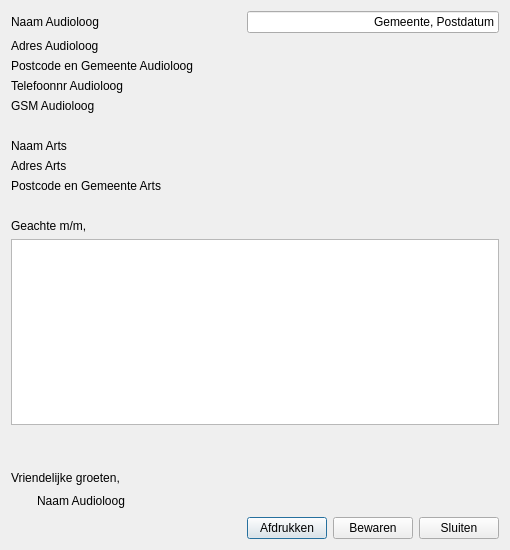
<ui version="4.0" >
 <class>BriefKlant</class>
 <widget class="QDialog" name="BriefKlant" >
  <property name="windowModality" >
   <enum>Qt::WindowModal</enum>
  </property>
  <property name="geometry" >
   <rect>
    <x>0</x>
    <y>0</y>
    <width>500</width>
    <height>550</height>
   </rect>
  </property>
  <property name="windowTitle" >
   <string>Brief Klant</string>
  </property>
  <property name="windowIcon" >
   <iconset resource="../icons.qrc" >
    <normaloff>:/icons/agt_softwareD-64.png</normaloff>:/icons/agt_softwareD-64.png</iconset>
  </property>
  <property name="locale" >
   <locale country="Belgium" language="Dutch" />
  </property>
  <layout class="QGridLayout" name="gridLayout" >
   <item row="0" column="0" colspan="2" >
    <widget class="QLabel" name="label" >
     <property name="minimumSize" >
      <size>
       <width>200</width>
       <height>0</height>
      </size>
     </property>
     <property name="text" >
      <string>Naam Audioloog</string>
     </property>
    </widget>
   </item>
   <item row="0" column="2" colspan="3" >
    <widget class="QLineEdit" name="lineEdit" >
     <property name="text" >
      <string>Gemeente, Postdatum</string>
     </property>
     <property name="alignment" >
      <set>Qt::AlignRight|Qt::AlignTrailing|Qt::AlignVCenter</set>
     </property>
    </widget>
   </item>
   <item row="1" column="0" colspan="2" >
    <widget class="QLabel" name="label_2" >
     <property name="minimumSize" >
      <size>
       <width>200</width>
       <height>0</height>
      </size>
     </property>
     <property name="text" >
      <string>Adres Audioloog</string>
     </property>
    </widget>
   </item>
   <item row="2" column="0" colspan="2" >
    <widget class="QLabel" name="label_4" >
     <property name="minimumSize" >
      <size>
       <width>200</width>
       <height>0</height>
      </size>
     </property>
     <property name="text" >
      <string>Postcode en Gemeente Audioloog</string>
     </property>
    </widget>
   </item>
   <item row="3" column="0" colspan="2" >
    <widget class="QLabel" name="label_5" >
     <property name="minimumSize" >
      <size>
       <width>200</width>
       <height>0</height>
      </size>
     </property>
     <property name="text" >
      <string>Telefoonnr Audioloog</string>
     </property>
    </widget>
   </item>
   <item row="4" column="0" colspan="2" >
    <widget class="QLabel" name="label_6" >
     <property name="minimumSize" >
      <size>
       <width>200</width>
       <height>0</height>
      </size>
     </property>
     <property name="text" >
      <string>GSM Audioloog</string>
     </property>
    </widget>
   </item>
   <item row="5" column="1" >
    <spacer name="verticalSpacer" >
     <property name="orientation" >
      <enum>Qt::Vertical</enum>
     </property>
     <property name="sizeType" >
      <enum>QSizePolicy::Minimum</enum>
     </property>
     <property name="sizeHint" stdset="0" >
      <size>
       <width>204</width>
       <height>20</height>
      </size>
     </property>
    </spacer>
   </item>
   <item row="6" column="0" colspan="2" >
    <widget class="QLabel" name="label_7" >
     <property name="minimumSize" >
      <size>
       <width>200</width>
       <height>0</height>
      </size>
     </property>
     <property name="text" >
      <string>Naam Arts</string>
     </property>
    </widget>
   </item>
   <item row="7" column="0" colspan="2" >
    <widget class="QLabel" name="label_8" >
     <property name="minimumSize" >
      <size>
       <width>200</width>
       <height>0</height>
      </size>
     </property>
     <property name="text" >
      <string>Adres Arts</string>
     </property>
    </widget>
   </item>
   <item row="8" column="0" colspan="2" >
    <widget class="QLabel" name="label_9" >
     <property name="minimumSize" >
      <size>
       <width>200</width>
       <height>0</height>
      </size>
     </property>
     <property name="text" >
      <string>Postcode en Gemeente Arts</string>
     </property>
    </widget>
   </item>
   <item row="9" column="1" >
    <spacer name="verticalSpacer_2" >
     <property name="orientation" >
      <enum>Qt::Vertical</enum>
     </property>
     <property name="sizeType" >
      <enum>QSizePolicy::Minimum</enum>
     </property>
     <property name="sizeHint" stdset="0" >
      <size>
       <width>204</width>
       <height>20</height>
      </size>
     </property>
    </spacer>
   </item>
   <item row="10" column="0" colspan="2" >
    <widget class="QLabel" name="label_3" >
     <property name="text" >
      <string>Geachte m/m,</string>
     </property>
    </widget>
   </item>
   <item row="11" column="0" colspan="5" >
    <widget class="QPlainTextEdit" name="plainTextEdit" />
   </item>
   <item row="13" column="0" colspan="2" >
    <widget class="QLabel" name="label_12" >
     <property name="minimumSize" >
      <size>
       <width>200</width>
       <height>0</height>
      </size>
     </property>
     <property name="text" >
      <string>Vriendelijke groeten,</string>
     </property>
    </widget>
   </item>
   <item row="14" column="0" >
    <spacer name="horizontalSpacer" >
     <property name="orientation" >
      <enum>Qt::Horizontal</enum>
     </property>
     <property name="sizeType" >
      <enum>QSizePolicy::Fixed</enum>
     </property>
     <property name="sizeHint" stdset="0" >
      <size>
       <width>15</width>
       <height>20</height>
      </size>
     </property>
    </spacer>
   </item>
   <item row="14" column="1" >
    <widget class="QLabel" name="label_11" >
     <property name="minimumSize" >
      <size>
       <width>200</width>
       <height>0</height>
      </size>
     </property>
     <property name="text" >
      <string>Naam Audioloog</string>
     </property>
    </widget>
   </item>
   <item row="15" column="1" >
    <spacer name="horizontalSpacer_2" >
     <property name="orientation" >
      <enum>Qt::Horizontal</enum>
     </property>
     <property name="sizeHint" stdset="0" >
      <size>
       <width>204</width>
       <height>22</height>
      </size>
     </property>
    </spacer>
   </item>
   <item row="15" column="2" >
    <widget class="QPushButton" name="pushButton" >
     <property name="text" >
      <string>Afdrukken</string>
     </property>
    </widget>
   </item>
   <item row="15" column="3" >
    <widget class="QPushButton" name="pushButton_2" >
     <property name="text" >
      <string>Bewaren</string>
     </property>
    </widget>
   </item>
   <item row="15" column="4" >
    <widget class="QPushButton" name="pushButton_3" >
     <property name="text" >
      <string>Sluiten</string>
     </property>
    </widget>
   </item>
   <item row="12" column="0" >
    <spacer name="verticalSpacer_3" >
     <property name="orientation" >
      <enum>Qt::Vertical</enum>
     </property>
     <property name="sizeType" >
      <enum>QSizePolicy::Fixed</enum>
     </property>
     <property name="sizeHint" stdset="0" >
      <size>
       <width>20</width>
       <height>40</height>
      </size>
     </property>
    </spacer>
   </item>
  </layout>
 </widget>
 <resources>
  <include location="../icons.qrc" />
 </resources>
 <connections/>
</ui>
